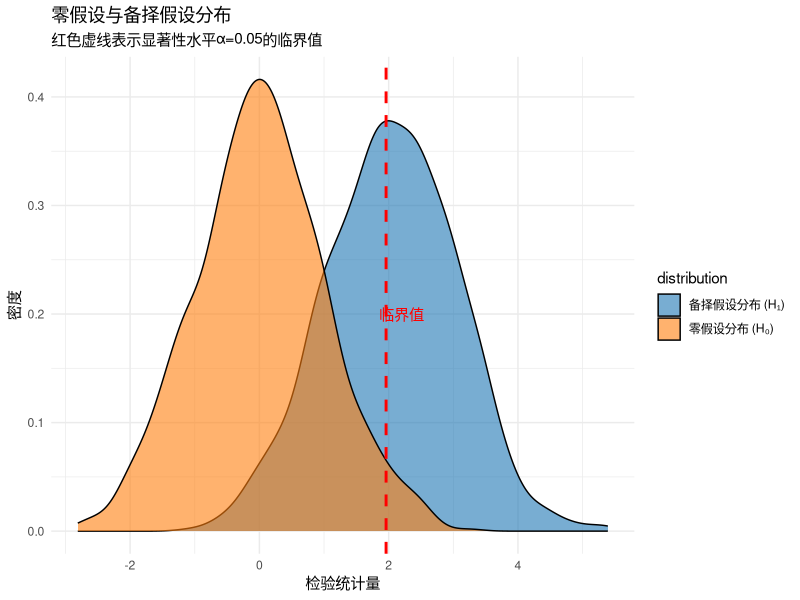
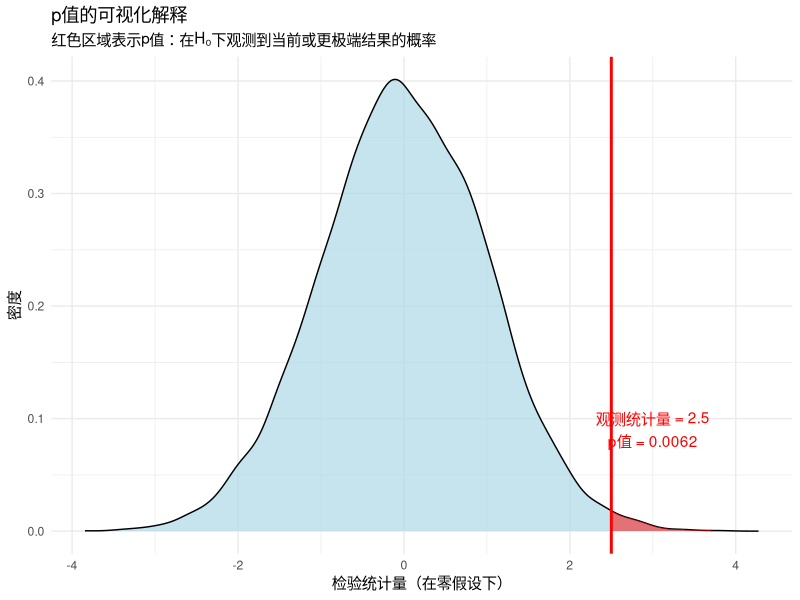
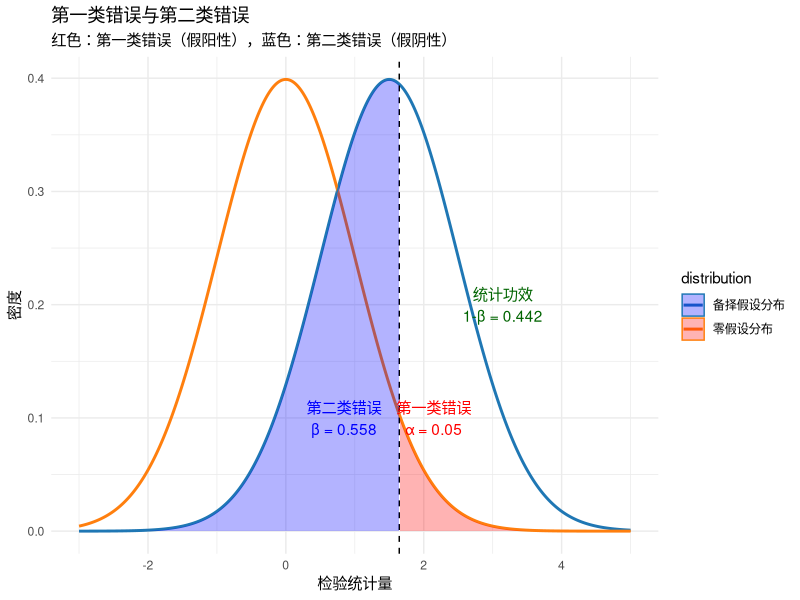
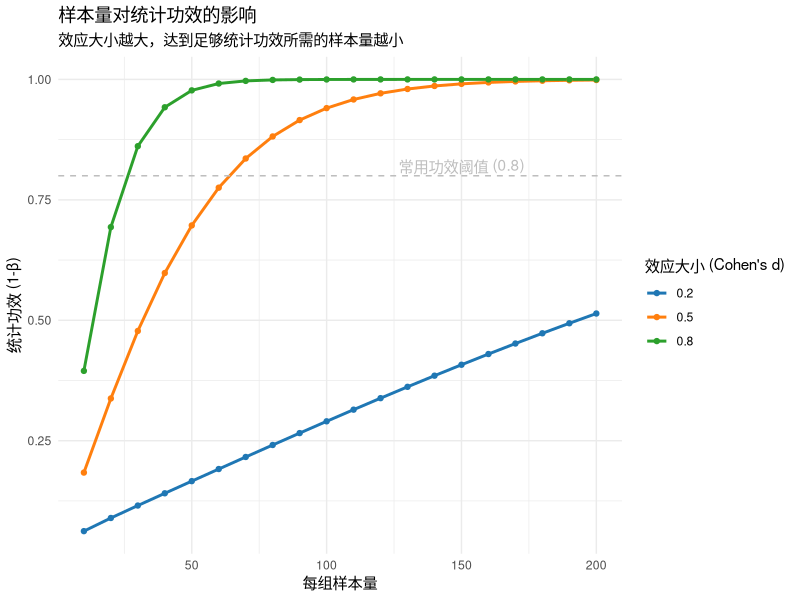
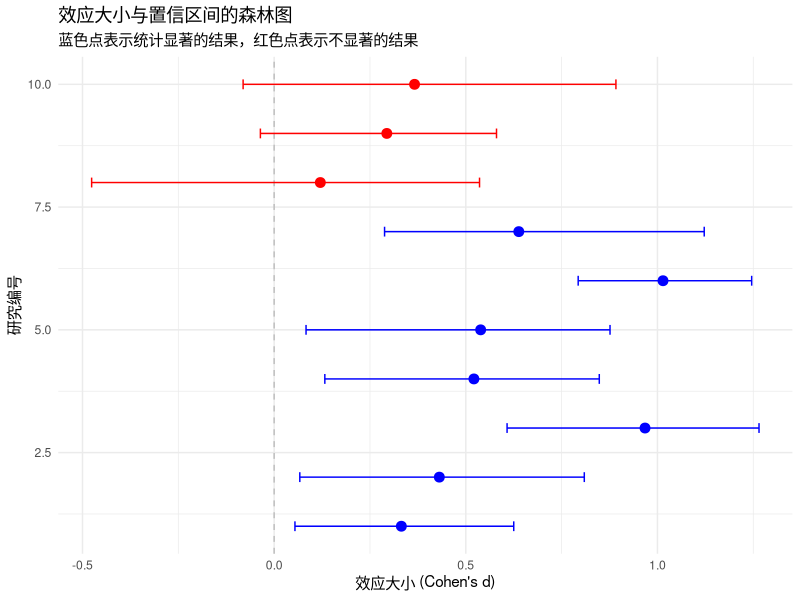
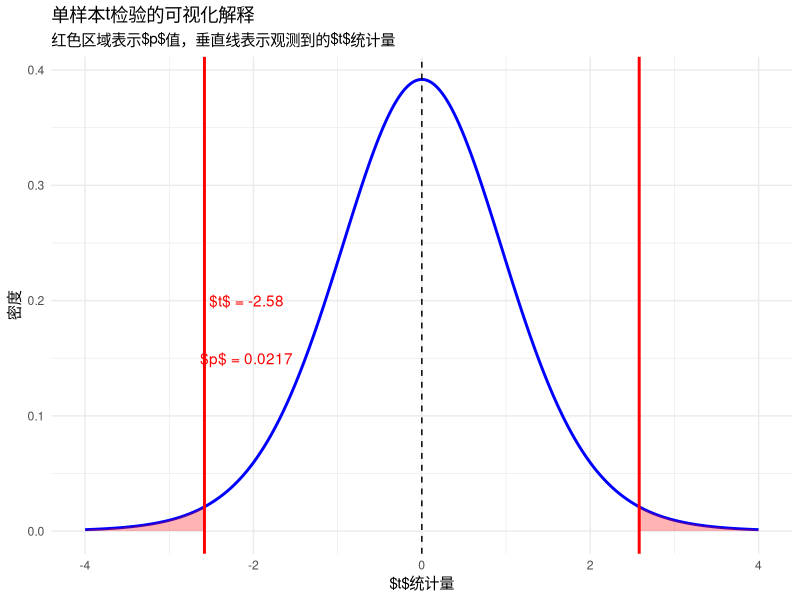
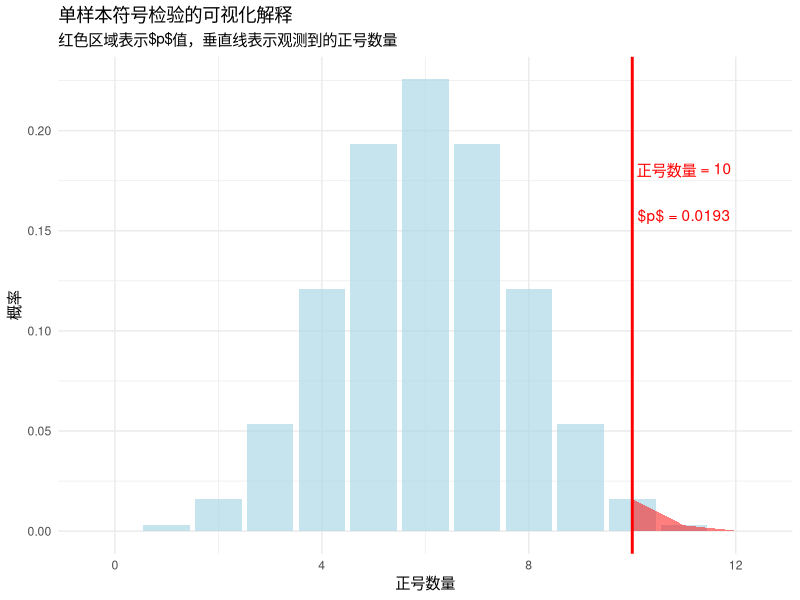
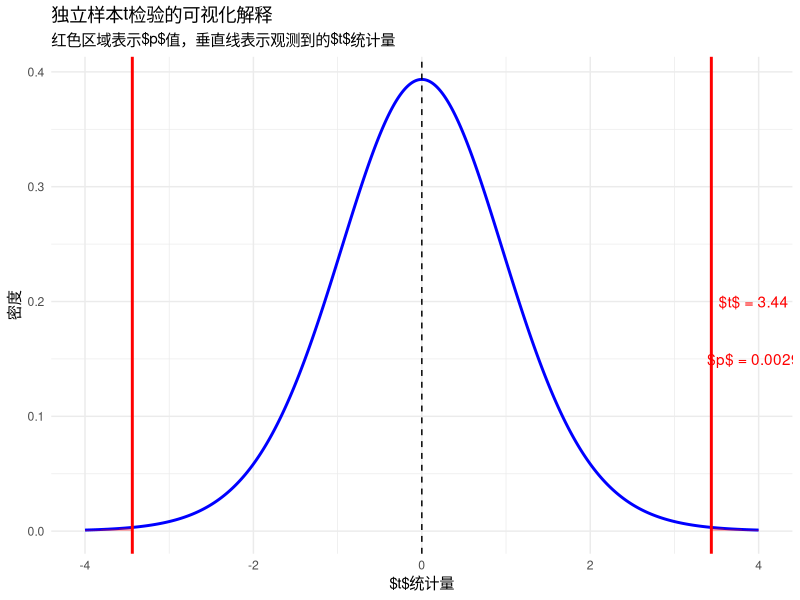

These figures' R source, in order:
## ---- chunk 1
# 加载必要的包
library(DiagrammeR)

# 创建假设检验流程图
grViz("digraph hypothesis_testing {
  graph [rankdir = TB]

  node [shape = rectangle, style = filled, fillcolor = lightblue]
  A [label = '明确研究问题\n与假设设定']
  B [label = '选择适当的\n统计检验方法']
  C [label = '设定显著性水平\n(α)']
  D [label = '收集数据并\n计算检验统计量']
  E [label = '确定p值\n或临界值']
  F [label = '做出统计决策']
  G [label = '解释结果并\n考虑生态学意义']

  node [shape = diamond, fillcolor = lightgreen]
  H [label = '使用模拟方法?']
  I [label = '构建零模型\n重复模拟\n构建经验分布\n计算经验p值']
  J [label = '基于理论分布\n计算p值']

  A -> B -> C -> D -> E -> F -> G
  E -> H
  H -> I [label = '是']
  H -> J [label = '否']
  I -> F
  J -> F
}")
## ---- chunk 2
# 加载必要的包
library(ggplot2)

# 设置随机种子以确保结果可重现
set.seed(123)

# 模拟零假设分布（均值=0）和备择假设分布（均值=2）
n <- 1000
null_dist <- rnorm(n, mean = 0, sd = 1)
alt_dist <- rnorm(n, mean = 2, sd = 1)

# 创建数据框
df <- data.frame(
  value = c(null_dist, alt_dist),
  distribution = rep(c("零假设分布 (H₀)", "备择假设分布 (H₁)"), each = n)
)

# 绘制分布图
ggplot(df, aes(x = value, fill = distribution)) +
  geom_density(alpha = 0.6) +
  geom_vline(xintercept = 1.96, linetype = "dashed", color = "red", size = 1) +
  annotate("text", x = 2.2, y = 0.2, label = "临界值", color = "red") +
  labs(
    title = "零假设与备择假设分布",
    x = "检验统计量", y = "密度",
    subtitle = "红色虚线表示显著性水平α=0.05的临界值"
  ) +
  theme_minimal() +
  scale_fill_manual(values = c("#1f77b4", "#ff7f0e"))
## ---- chunk 3
# 模拟在零假设下的检验统计量分布
null_test_stats <- rnorm(10000, mean = 0, sd = 1)

# 假设我们观测到的检验统计量是2.5
observed_stat <- 2.5

# 计算p值（单侧检验）
p_value <- 1 - pnorm(observed_stat)

# 创建p值可视化数据
p_value_df <- data.frame(test_stat = null_test_stats)

# 计算密度数据
density_data <- density(null_test_stats)
density_df <- data.frame(x = density_data$x, y = density_data$y)

# 绘制p值可视化图
ggplot(p_value_df, aes(x = test_stat)) +
  geom_density(fill = "lightblue", alpha = 0.7) +
  geom_vline(xintercept = observed_stat, color = "red", size = 1) +
  geom_area(
    data = subset(density_df, x >= observed_stat),
    aes(x = x, y = y), fill = "red", alpha = 0.5
  ) +
  annotate("text",
    x = observed_stat + 0.5, y = 0.1,
    label = paste("观测统计量 =", round(observed_stat, 2)), color = "red"
  ) +
  annotate("text",
    x = observed_stat + 0.5, y = 0.08,
    label = paste("p值 =", round(p_value, 4)), color = "red"
  ) +
  labs(
    title = "p值的可视化解释",
    x = "检验统计量（在零假设下）", y = "密度",
    subtitle = "红色区域表示p值：在H₀下观测到当前或更极端结果的概率"
  ) +
  theme_minimal()
## ---- chunk 4
# 设置参数
alpha <- 0.05 # 显著性水平
effect_size <- 1.5 # 效应大小

# 计算临界值（单侧检验）
critical_value <- qnorm(1 - alpha)

# 计算第二类错误概率
beta <- pnorm(critical_value, mean = effect_size)

# 创建错误类型可视化数据
x_vals <- seq(-3, 5, length.out = 1000)
null_density <- dnorm(x_vals, mean = 0)
alt_density <- dnorm(x_vals, mean = effect_size)

error_df <- data.frame(
  x = rep(x_vals, 2),
  density = c(null_density, alt_density),
  distribution = rep(c("零假设分布", "备择假设分布"), each = 1000)
)

# 绘制错误类型可视化图
ggplot(error_df, aes(x = x, y = density, color = distribution)) +
  geom_line(size = 1) +
  geom_vline(xintercept = critical_value, linetype = "dashed", color = "black") +
  # 第一类错误区域（假阳性）
  geom_area(
    data = subset(error_df, x >= critical_value &
      distribution == "零假设分布"),
    aes(x = x, y = density), fill = "red", alpha = 0.3
  ) +
  # 第二类错误区域（假阴性）
  geom_area(
    data = subset(error_df, x < critical_value &
      distribution == "备择假设分布"),
    aes(x = x, y = density), fill = "blue", alpha = 0.3
  ) +
  annotate("text",
    x = critical_value + 0.5, y = 0.1,
    label = paste("第一类错误\nα =", alpha), color = "red"
  ) +
  annotate("text",
    x = critical_value - 0.8, y = 0.1,
    label = paste("第二类错误\nβ =", round(beta, 3)), color = "blue"
  ) +
  annotate("text",
    x = critical_value + 1.5, y = 0.2,
    label = paste("统计功效\n1-β =", round(1 - beta, 3)),
    color = "darkgreen"
  ) +
  labs(
    title = "第一类错误与第二类错误",
    x = "检验统计量", y = "密度",
    subtitle = "红色：第一类错误（假阳性），蓝色：第二类错误（假阴性）"
  ) +
  theme_minimal() +
  scale_color_manual(values = c("#1f77b4", "#ff7f0e"))
## ---- chunk 5
# 模拟不同样本量下的统计功效
sample_sizes <- seq(10, 200, by = 10)
effect_sizes <- c(0.2, 0.5, 0.8) # 小、中、大效应

power_df <- expand.grid(sample_size = sample_sizes, effect_size = effect_sizes)
power_df$power <- NA

for (i in seq_len(nrow(power_df))) {
  n <- power_df$sample_size[i]
  d <- power_df$effect_size[i]
  # 使用t检验的近似功效计算
  power_df$power[i] <- power.t.test(
    n = n, delta = d, sd = 1,
    sig.level = 0.05, type = "two.sample"
  )$power
}

# 绘制样本量对功效的影响图
ggplot(power_df, aes(
  x = sample_size, y = power,
  color = factor(effect_size)
)) +
  geom_line(size = 1) +
  geom_point() +
  geom_hline(yintercept = 0.8, linetype = "dashed", color = "gray") +
  annotate("text", x = 150, y = 0.82, label = "常用功效阈值 (0.8)", color = "gray") +
  labs(
    title = "样本量对统计功效的影响",
    x = "每组样本量", y = "统计功效 (1-β)",
    color = "效应大小 (Cohen's d)",
    subtitle = "效应大小越大，达到足够统计功效所需的样本量越小"
  ) +
  theme_minimal() +
  scale_color_manual(values = c("#1f77b4", "#ff7f0e", "#2ca02c"))
## ---- chunk 6
# 模拟多个研究的效应大小和置信区间
set.seed(123)
studies <- 10
effect_sizes <- rnorm(studies, mean = 0.5, sd = 0.3)
ci_lower <- effect_sizes - 0.4 + rnorm(studies, 0, 0.1)
ci_upper <- effect_sizes + 0.4 + rnorm(studies, 0, 0.1)

# 创建数据框
study_df <- data.frame(
  study = 1:studies,
  effect_size = effect_sizes,
  ci_lower = ci_lower,
  ci_upper = ci_upper,
  significant = (ci_lower > 0 | ci_upper < 0)
)

# 绘制效应大小森林图
library(ggplot2)
ggplot(study_df, aes(x = effect_size, y = study)) +
  geom_vline(xintercept = 0, linetype = "dashed", color = "gray") +
  geom_point(aes(color = significant), size = 3) +
  geom_errorbarh(aes(xmin = ci_lower, xmax = ci_upper, color = significant),
    height = 0.2
  ) +
  scale_color_manual(values = c("FALSE" = "red", "TRUE" = "blue")) +
  labs(
    title = "效应大小与置信区间的森林图",
    x = "效应大小 (Cohen's d)", y = "研究编号",
    subtitle = "蓝色点表示统计显著的结果，红色点表示不显著的结果"
  ) +
  theme_minimal() +
  theme(legend.position = "none")
## ---- chunk 7
# 设置参数
set.seed(123)
mu0 <- 7.0 # 理论值 $\mu_0$（中性pH）
sample_mean <- 6.8 # 样本均值 $\bar{x}$
sample_sd <- 0.3 # 样本标准差 $s$
n <- 15 # 样本量 $n$

# 计算t统计量
t_stat <- (sample_mean - mu0) / (sample_sd / sqrt(n))

# 生成t分布数据
df <- n - 1 # 自由度 $n-1$
x_vals <- seq(-4, 4, length.out = 1000)
t_density <- dt(x_vals, df = df)

# 创建数据框
t_df <- data.frame(x = x_vals, density = t_density)

# 计算p值（双侧检验）
p_value <- 2 * (1 - pt(abs(t_stat), df = df))

# 绘制t分布图
ggplot(t_df, aes(x = x, y = density)) +
  geom_line(color = "blue", size = 1) +
  geom_vline(
    xintercept = t_stat, color = "red", size = 1,
    linetype = "solid"
  ) +
  geom_vline(
    xintercept = -t_stat, color = "red", size = 1,
    linetype = "solid"
  ) +
  geom_area(
    data = subset(t_df, x >= abs(t_stat)),
    aes(x = x, y = density), fill = "red", alpha = 0.3
  ) +
  geom_area(
    data = subset(t_df, x <= -abs(t_stat)),
    aes(x = x, y = density), fill = "red", alpha = 0.3
  ) +
  geom_vline(xintercept = 0, color = "black", linetype = "dashed") +
  annotate("text",
    x = t_stat + 0.5, y = 0.2,
    label = paste("$t$ =", round(t_stat, 2)), color = "red"
  ) +
  annotate("text",
    x = t_stat + 0.5, y = 0.15,
    label = paste("$p$ =", round(p_value, 4)), color = "red"
  ) +
  labs(
    title = "单样本t检验的可视化解释",
    x = "$t$统计量", y = "密度",
    subtitle = "红色区域表示$p$值，垂直线表示观测到的$t$统计量"
  ) +
  theme_minimal()
## ---- chunk 8
# 设置参数
set.seed(123)
m0 <- 50 # 理论中位值 $M_0$（环境标准）

# 模拟土壤铅浓度数据（偏态分布）
soil_lead <- c(45, 48, 52, 55, 58, 62, 65, 68, 72, 75, 85, 120)

# 计算与理论值的差异
signs <- sign(soil_lead - m0)
positive_count <- sum(signs == 1) # 正号数量
negative_count <- sum(signs == -1) # 负号数量
n <- length(soil_lead) - sum(signs == 0) # 有效样本量 $n$（排除等于理论值的观测）

# 计算p值（单侧检验）
p_value <- 1 - pbinom(positive_count - 1, size = n, prob = 0.5)

# 生成二项分布数据
x_vals <- 0:n
binom_density <- dbinom(x_vals, size = n, prob = 0.5)

# 创建数据框
binom_df <- data.frame(x = x_vals, density = binom_density)

# 绘制二项分布图
ggplot(binom_df, aes(x = x, y = density)) +
  geom_col(fill = "lightblue", alpha = 0.7) +
  geom_vline(xintercept = positive_count, color = "red", size = 1) +
  geom_area(
    data = subset(binom_df, x >= positive_count),
    aes(x = x, y = density), fill = "red", alpha = 0.5
  ) +
  annotate("text",
    x = positive_count + 1, y = max(binom_density) * 0.8,
    label = paste("正号数量 =", positive_count), color = "red"
  ) +
  annotate("text",
    x = positive_count + 1, y = max(binom_density) * 0.7,
    label = paste("$p$ =", round(p_value, 4)), color = "red"
  ) +
  labs(
    title = "单样本符号检验的可视化解释",
    x = "正号数量", y = "概率",
    subtitle = "红色区域表示$p$值，垂直线表示观测到的正号数量"
  ) +
  theme_minimal()
## ---- chunk 9
# 设置参数
set.seed(123)

# 模拟施肥组和对照组的数据
fertilizer_group <- rnorm(10, mean = 25, sd = 3) # 施肥组，均值25
control_group <- rnorm(10, mean = 20, sd = 3) # 对照组，均值20

# 计算样本统计量
mean_fert <- mean(fertilizer_group)
mean_control <- mean(control_group)
sd_fert <- sd(fertilizer_group)
sd_control <- sd(control_group)

# 计算合并标准差
n_fert <- length(fertilizer_group)
n_control <- length(control_group)
sp <- sqrt(((n_fert - 1) * sd_fert^2 + (n_control - 1) * sd_control^2) / (n_fert + n_control - 2))

# 计算t统计量
t_stat <- (mean_fert - mean_control) / (sp * sqrt(1 / n_fert + 1 / n_control))

# 生成t分布数据
df <- n_fert + n_control - 2 # 自由度 $n_1 + n_2 - 2$
x_vals <- seq(-4, 4, length.out = 1000)
t_density <- dt(x_vals, df = df)

# 创建数据框
t_df <- data.frame(x = x_vals, density = t_density)

# 计算p值（双侧检验）
p_value <- 2 * (1 - pt(abs(t_stat), df = df))

# 绘制t分布图
library(ggplot2)
ggplot(t_df, aes(x = x, y = density)) +
  geom_line(color = "blue", size = 1) +
  geom_vline(
    xintercept = t_stat, color = "red", size = 1,
    linetype = "solid"
  ) +
  geom_vline(
    xintercept = -t_stat, color = "red", size = 1,
    linetype = "solid"
  ) +
  geom_area(
    data = subset(t_df, x >= abs(t_stat)),
    aes(x = x, y = density), fill = "red", alpha = 0.3
  ) +
  geom_area(
    data = subset(t_df, x <= -abs(t_stat)),
    aes(x = x, y = density), fill = "red", alpha = 0.3
  ) +
  geom_vline(xintercept = 0, color = "black", linetype = "dashed") +
  annotate("text",
    x = t_stat + 0.5, y = 0.2,
    label = paste("$t$ =", round(t_stat, 2)), color = "red"
  ) +
  annotate("text",
    x = t_stat + 0.5, y = 0.15,
    label = paste("$p$ =", round(p_value, 4)), color = "red"
  ) +
  labs(
    title = "独立样本t检验的可视化解释",
    x = "$t$统计量", y = "密度",
    subtitle = "红色区域表示$p$值，垂直线表示观测到的$t$统计量"
  ) +
  theme_minimal()
## ---- chunk 10
# 设置参数
set.seed(123)

# 模拟保护措施实施前后的鸟类数量数据
before_protection <- c(15, 18, 12, 20, 16, 14, 17, 19, 13, 21) # 实施前
after_protection <- c(18, 22, 15, 24, 19, 17, 20, 23, 16, 25) # 实施后

# 计算配对差异
differences <- after_protection - before_protection

# 计算配对差异的统计量
mean_diff <- mean(differences)
sd_diff <- sd(differences)
n <- length(differences)

# 计算t统计量
t_stat <- mean_diff / (sd_diff / sqrt(n))

# 生成t分布数据
df <- n - 1 # 自由度 $n-1$
x_vals <- seq(-4, 4, length.out = 1000)
t_density <- dt(x_vals, df = df)

# 创建数据框
t_df <- data.frame(x = x_vals, density = t_density)

# 计算p值（单侧检验）
p_value <- 1 - pt(t_stat, df = df)

# 绘制t分布图
ggplot(t_df, aes(x = x, y = density)) +
  geom_line(color = "blue", size = 1) +
  geom_vline(
    xintercept = t_stat, color = "red", size = 1,
    linetype = "solid"
  ) +
  geom_area(
    data = subset(t_df, x >= t_stat),
    aes(x = x, y = density), fill = "red", alpha = 0.3
  ) +
  geom_vline(xintercept = 0, color = "black", linetype = "dashed") +
  annotate("text",
    x = t_stat + 0.5, y = 0.2,
    label = paste("$t$ =", round(t_stat, 2)), color = "red"
  ) +
  annotate("text",
    x = t_stat + 0.5, y = 0.15,
    label = paste("$p$ =", round(p_value, 4)), color = "red"
  ) +
  labs(
    title = "配对样本t检验的可视化解释",
    x = "$t$统计量", y = "密度",
    subtitle = "红色区域表示$p$值，垂直线表示观测到的$t$统计量"
  ) +
  theme_minimal()
## ---- chunk 11
# 设置参数
set.seed(123)

# 模拟污染区域和清洁区域的底栖动物生物量数据（偏态分布）
polluted_area <- c(2.1, 3.5, 4.2, 5.8, 7.3, 9.1, 12.5, 15.8) # 污染区域
clean_area <- c(8.2, 10.5, 12.8, 15.3, 18.7, 22.1, 25.4, 28.9) # 清洁区域

# 合并数据并计算秩次
all_data <- c(polluted_area, clean_area)
ranks <- rank(all_data)

# 计算污染区域的秩和
rank_polluted <- sum(ranks[1:length(polluted_area)])

# 计算U统计量
n1 <- length(polluted_area)
n2 <- length(clean_area)
U <- n1 * n2 + n1 * (n1 + 1) / 2 - rank_polluted

# 执行Mann-Whitney U检验
mw_test <- wilcox.test(polluted_area, clean_area, alternative = "less")

# 创建数据框用于可视化
data_df <- data.frame(
  group = rep(c("污染区域", "清洁区域"), each = 8),
  value = c(polluted_area, clean_area),
  rank = ranks
)

# 绘制箱线图和秩次图
library(ggplot2)
ggplot(data_df, aes(x = group, y = value, fill = group)) +
  geom_boxplot(alpha = 0.7) +
  geom_jitter(width = 0.2, size = 2, alpha = 0.6) +
  labs(
    title = "Mann-Whitney U检验的可视化解释",
    x = "区域类型", y = "底栖动物生物量",
    subtitle = paste("U统计量 =", round(U, 2), ", p值 =", round(mw_test$p.value, 4))
  ) +
  theme_minimal() +
  scale_fill_manual(values = c("#ff7f0e", "#1f77b4"))
## ---- chunk 12
# 设置参数
set.seed(123)

# 模拟数据：实际上所有组来自相同的分布（零假设为真）
k <- 5 # 组数
n_per_group <- 10 # 每组样本量

# 生成数据 - 所有组都来自N(0,1)分布
group_data <- list()
for (i in 1:k) {
  group_data[[i]] <- rnorm(n_per_group, mean = 0, sd = 1)
}

# 计算所有两两比较的t检验
comparisons <- combn(1:k, 2) # 所有可能的组对
m <- ncol(comparisons) # 比较次数

# 存储p值
p_values <- numeric(m)
for (i in 1:m) {
  group1 <- comparisons[1, i]
  group2 <- comparisons[2, i]
  t_test_result <- t.test(group_data[[group1]], group_data[[group2]])
  p_values[i] <- t_test_result$p.value
}

# 执行方差分析
all_data <- unlist(group_data)
group_labels <- rep(1:k, each = n_per_group)
anova_result <- aov(all_data ~ factor(group_labels))
anova_p <- summary(anova_result)[[1]]["factor(group_labels)", "Pr(>F)"]

# 创建可视化数据
library(ggplot2)

# 数据框1：多个t检验的结果
t_test_df <- data.frame(
  comparison = 1:m,
  p_value = p_values,
  significant = p_values < 0.05
)

# 数据框2：方差分析结果
anova_df <- data.frame(
  method = "ANOVA",
  p_value = anova_p,
  significant = anova_p < 0.05
)

# 绘制多个t检验的p值分布
p1 <- ggplot(t_test_df, aes(
  x = comparison, y = p_value,
  color = significant, shape = significant
)) +
  geom_point(size = 3) +
  geom_hline(yintercept = 0.05, linetype = "dashed", color = "red") +
  scale_color_manual(values = c("FALSE" = "blue", "TRUE" = "red")) +
  scale_shape_manual(values = c("FALSE" = 16, "TRUE" = 17)) +
  labs(
    title = "多个t检验：p值分布",
    x = "比较编号", y = "p值",
    subtitle = paste("假阳性数量：", sum(t_test_df$significant), "/", m)
  ) +
  theme_minimal() +
  theme(legend.position = "none")

# 计算累积第一类错误率
cumulative_error <- data.frame(
  k = 2:8,
  comparisons = choose(2:8, 2),
  error_rate = 1 - (1 - 0.05)^choose(2:8, 2)
)

# 绘制累积第一类错误率
p2 <- ggplot(cumulative_error, aes(x = k, y = error_rate)) +
  geom_line(color = "blue", size = 1) +
  geom_point(color = "blue", size = 2) +
  geom_hline(yintercept = 0.05, linetype = "dashed", color = "red") +
  geom_text(aes(label = paste0(round(error_rate * 100, 1), "%")),
    vjust = -0.5, size = 3
  ) +
  labs(
    title = "累积第一类错误率",
    x = "组数 (k)", y = "累积第一类错误率",
    subtitle = "红色虚线表示期望的5%错误率"
  ) +
  theme_minimal()

# 使用patchwork包组合图形
library(patchwork)
p1 + p2 + plot_annotation(
  title = "多个t检验 vs 方差分析：第一类错误率控制",
  subtitle = paste(
    "ANOVA p值：", round(anova_p, 4),
    "（正确不拒绝零假设）"
  )
)
## ---- chunk 13
# 设置参数
set.seed(123)

# 模拟三种森林类型的鸟类物种丰富度数据
broadleaf <- rnorm(10, mean = 15, sd = 2) # 阔叶林
coniferous <- rnorm(10, mean = 12, sd = 2) # 针叶林
mixed <- rnorm(10, mean = 14, sd = 2) # 混交林

# 创建数据框
forest_data <- data.frame(
  richness = c(broadleaf, coniferous, mixed),
  forest_type = rep(c("阔叶林", "针叶林", "混交林"), each = 10)
)

# 执行方差分析
anova_result <- aov(richness ~ forest_type, data = forest_data)

# 提取F统计量和p值
f_stat <- summary(anova_result)[[1]]["forest_type", "F value"]
p_value <- summary(anova_result)[[1]]["forest_type", "Pr(>F)"]

# 生成F分布数据
df1 <- 2 # 组间自由度 $k-1$
df2 <- 27 # 组内自由度 $N-k$
x_vals <- seq(0, 8, length.out = 1000)
f_density <- df(x_vals, df1 = df1, df2 = df2)

# 创建数据框
f_df <- data.frame(x = x_vals, density = f_density)

# 绘制F分布图
library(ggplot2)
ggplot(f_df, aes(x = x, y = density)) +
  geom_line(color = "blue", size = 1) +
  geom_vline(
    xintercept = f_stat, color = "red", size = 1,
    linetype = "solid"
  ) +
  geom_area(
    data = subset(f_df, x >= f_stat),
    aes(x = x, y = density), fill = "red", alpha = 0.3
  ) +
  annotate("text",
    x = f_stat + 1, y = 0.2,
    label = paste("$F$ =", round(f_stat, 2)), color = "red"
  ) +
  annotate("text",
    x = f_stat + 1, y = 0.15,
    label = paste("$p$ =", round(p_value, 4)), color = "red"
  ) +
  labs(
    title = "方差分析的可视化解释",
    x = "$F$统计量", y = "密度",
    subtitle = "红色区域表示$p$值，垂直线表示观测到的$F$统计量"
  ) +
  theme_minimal()
## ---- chunk 14
# 设置参数
set.seed(123)

# 模拟三种污染程度区域的底栖动物生物量数据（偏态分布）
light_pollution <- c(8.2, 10.5, 12.8, 15.3, 18.7, 22.1, 25.4, 28.9) # 轻度污染
moderate_pollution <- c(5.8, 7.3, 9.1, 12.5, 15.8, 18.2, 21.7, 24.3) # 中度污染
heavy_pollution <- c(2.1, 3.5, 4.2, 5.8, 7.3, 9.1, 12.5, 15.8) # 重度污染

# 创建数据框
pollution_data <- data.frame(
  biomass = c(light_pollution, moderate_pollution, heavy_pollution),
  pollution_level = rep(c("轻度污染", "中度污染", "重度污染"), each = 8)
)

# 执行Kruskal-Wallis检验
kw_test <- kruskal.test(biomass ~ pollution_level, data = pollution_data)

# 创建数据框用于可视化
library(ggplot2)
ggplot(pollution_data, aes(x = pollution_level, y = biomass, fill = pollution_level)) +
  geom_boxplot(alpha = 0.7) +
  geom_jitter(width = 0.2, size = 2, alpha = 0.6) +
  labs(
    title = "Kruskal-Wallis检验的可视化解释",
    x = "污染程度", y = "底栖动物生物量",
    subtitle = paste("H统计量 =", round(kw_test$statistic, 2), ", p值 =", round(kw_test$p.value, 4))
  ) +
  theme_minimal() +
  scale_fill_manual(values = c("#1f77b4", "#ff7f0e", "#2ca02c"))
## ---- chunk 15
# 加载必要的包
library(DiagrammeR)

# 创建多重比较分析流程图
grViz("digraph multiple_comparison {
  graph [rankdir = TB]

  node [shape = rectangle, style = filled, fillcolor = lightblue]
  A [label = '执行方差分析\n(ANOVA)']
  B [label = '检验总体差异\n是否显著?']
  C [label = '进行多重比较校正']
  D [label = '解释具体组间差异']
  E [label = '停止分析\n(无总体差异)']

  node [shape = diamond, fillcolor = lightgreen]
  F [label = '选择校正方法\n- Tukey HSD\\n- Bonferroni\\n- FDR控制']

  A -> B
  B -> C [label = '是']
  B -> E [label = '否']
  C -> F
  F -> D
}")
## ---- chunk 16
# 设置参数
set.seed(123)

# 模拟三种森林类型的鸟类物种丰富度数据
broadleaf <- rnorm(12, mean = 18, sd = 3) # 阔叶林
coniferous <- rnorm(12, mean = 12, sd = 3) # 针叶林
mixed <- rnorm(12, mean = 15, sd = 3) # 混交林

# 创建数据框
forest_data <- data.frame(
  richness = c(broadleaf, coniferous, mixed),
  forest_type = rep(c("阔叶林", "针叶林", "混交林"), each = 12)
)

# 第一步：执行方差分析
anova_result <- aov(richness ~ forest_type, data = forest_data)
cat("=== 方差分析结果 ===\n")
print(summary(anova_result))

# 提取F统计量和p值
f_stat <- summary(anova_result)[[1]]["forest_type", "F value"]
p_value <- summary(anova_result)[[1]]["forest_type", "Pr(>F)"]

cat("\nF统计量 =", round(f_stat, 2), "，p值 =", round(p_value, 4), "\n")

if (p_value < 0.05) {
  cat("方差分析显著，进行多重比较校正...\n\n")

  # 第二步：多重比较校正

  # 方法1：Tukey HSD检验
  cat("=== Tukey HSD检验结果 ===\n")
  tukey_result <- TukeyHSD(anova_result)
  print(tukey_result)

  # 方法2：Bonferroni校正
  cat("\n=== Bonferroni校正结果 ===\n")
  pairwise_result <- pairwise.t.test(forest_data$richness,
    forest_data$forest_type,
    p.adjust.method = "bonferroni"
  )
  print(pairwise_result)

  # 方法3：FDR控制
  cat("\n=== FDR控制结果 (Benjamini-Hochberg) ===\n")
  fdr_result <- pairwise.t.test(forest_data$richness,
    forest_data$forest_type,
    p.adjust.method = "BH"
  )
  print(fdr_result)
} else {
  cat("方差分析不显著，无需进行多重比较校正。\n")
}

# 可视化结果
library(ggplot2)
library(dplyr)

# 计算均值和标准误
summary_stats <- forest_data %>%
  group_by(forest_type) %>%
  summarise(
    mean_richness = mean(richness),
    se_richness = sd(richness) / sqrt(n())
  )

# 绘制均值图
p1 <- ggplot(summary_stats, aes(
  x = forest_type, y = mean_richness,
  fill = forest_type
)) +
  geom_col(alpha = 0.7) +
  geom_errorbar(
    aes(
      ymin = mean_richness - se_richness,
      ymax = mean_richness + se_richness
    ),
    width = 0.2
  ) +
  labs(
    title = "不同森林类型的鸟类物种丰富度",
    x = "森林类型", y = "物种丰富度（均值±标准误）"
  ) +
  theme_minimal() +
  scale_fill_manual(values = c("#1f77b4", "#ff7f0e", "#2ca02c"))

# 绘制箱线图
p2 <- ggplot(forest_data, aes(
  x = forest_type, y = richness,
  fill = forest_type
)) +
  geom_boxplot(alpha = 0.7) +
  geom_jitter(width = 0.2, alpha = 0.6) +
  labs(
    title = "鸟类物种丰富度分布",
    x = "森林类型", y = "物种丰富度"
  ) +
  theme_minimal() +
  scale_fill_manual(values = c("#1f77b4", "#ff7f0e", "#2ca02c"))

# 使用patchwork包组合图形
library(patchwork)
p1 + p2 + plot_layout(guides = "collect") &
  theme(legend.position = "bottom")
## ---- chunk 17
# 模拟多个比较的p值
set.seed(123)
num_tests <- 20

# 生成p值（大部分来自零假设，少数来自备择假设）
null_pvalues <- runif(15, 0, 1) # 零假设下的p值
alt_pvalues <- runif(5, 0, 0.05) # 备择假设下的p值
all_pvalues <- c(null_pvalues, alt_pvalues)

# 应用不同的多重比较校正
bonferroni_p <- p.adjust(all_pvalues, method = "bonferroni")
BH_p <- p.adjust(all_pvalues, method = "BH")

# 创建可视化数据
viz_data <- data.frame(
  test_id = rep(1:num_tests, 3),
  p_value = c(all_pvalues, bonferroni_p, BH_p),
  method = rep(c("未校正", "Bonferroni", "FDR控制"), each = num_tests),
  true_effect = rep(c(rep("无效应", 15), rep("有效应", 5)), 3)
)

# 绘制p值比较图
library(ggplot2)
ggplot(viz_data, aes(
  x = test_id, y = -log10(p_value),
  color = true_effect, shape = method
)) +
  geom_point(size = 3, alpha = 0.8) +
  geom_hline(yintercept = -log10(0.05), linetype = "dashed", color = "red") +
  facet_wrap(~method, ncol = 1) +
  labs(
    title = "多重比较校正对p值的影响",
    x = "检验编号", y = "-log10(p值)",
    subtitle = "红色虚线表示显著性阈值 (p = 0.05)"
  ) +
  theme_minimal() +
  scale_color_manual(values = c("无效应" = "blue", "有效应" = "red")) +
  scale_shape_manual(values = c(16, 17, 15))
## ---- chunk 18
# 安装pwr包（如果尚未安装）
# install.packages("pwr")

# 加载pwr包
library(pwr)
## ---- chunk 19
# 实例：施肥对草地生产力影响的功效分析
# 研究问题：比较施肥组和对照组的草地生物量
# 预期效应大小：中等效应（Cohen's d = 0.5）
# 显著性水平：α = 0.05
# 期望功效：0.80

# 计算所需样本量
t_power <- pwr.t.test(
  d = 0.5, # 效应大小（Cohen's d）
  sig.level = 0.05, # 显著性水平
  power = 0.8, # 期望统计功效
  type = "two.sample", # 检验类型：独立样本t检验
  alternative = "two.sided" # 备择假设：双侧检验
)

cat("=== 独立样本t检验功效分析 ===\n")
print(t_power)
## ---- chunk 20
# 实例：不同森林类型对鸟类多样性影响的功效分析
# 研究问题：比较阔叶林、针叶林、混交林的鸟类物种丰富度
# 组数：3
# 预期效应大小：中等效应（f = 0.25）
# 显著性水平：α = 0.05
# 期望功效：0.80

# 计算所需样本量
anova_power <- pwr.anova.test(
  k = 3, # 组数
  f = 0.25, # 效应大小（Cohen's f）
  sig.level = 0.05, # 显著性水平
  power = 0.8 # 期望统计功效
)

cat("\n=== 方差分析功效分析 ===\n")
print(anova_power)
## ---- chunk 21
# 实例：温度与物种丰富度关系的功效分析
# 研究问题：检验年平均温度与鸟类物种丰富度的相关性
# 预期相关系数：r = 0.3（中等相关）
# 显著性水平：α = 0.05
# 期望功效：0.80

# 计算所需样本量
cor_power <- pwr.r.test(
  r = 0.3, # 预期相关系数
  sig.level = 0.05, # 显著性水平
  power = 0.8, # 期望统计功效
  alternative = "two.sided" # 备择假设：双侧检验
)

cat("\n=== 相关分析功效分析 ===\n")
print(cor_power)
## ---- chunk 22
# 实例：物种在不同生境中分布差异的功效分析
# 研究问题：检验物种在三种生境类型中的分布是否存在差异
# 效应大小：w = 0.3（中等效应）
# 自由度：df = 2（(行数-1)×(列数-1)）
# 显著性水平：α = 0.05
# 期望功效：0.80

# 计算所需样本量
chisq_power <- pwr.chisq.test(
  w = 0.3, # 效应大小（Cohen's w）
  N = NULL, # 总样本量（待计算）
  df = 2, # 自由度
  sig.level = 0.05, # 显著性水平
  power = 0.8 # 期望统计功效
)

cat("\n=== 卡方检验功效分析 ===\n")
print(chisq_power)
## ---- chunk 23
# 加载绘图包
library(ggplot2)

# 生成不同样本量下的功效数据
sample_sizes <- seq(10, 100, by = 5)
power_values <- sapply(sample_sizes, function(n) {
  pwr.t.test(
    n = n, # 样本量
    d = 0.5, # 效应大小
    sig.level = 0.05, # 显著性水平
    type = "two.sample", # 检验类型
    alternative = "two.sided"
  )$power
})

# 创建数据框
power_curve <- data.frame(
  sample_size = sample_sizes,
  power = power_values
)

# 绘制功效曲线
ggplot(power_curve, aes(x = sample_size, y = power)) +
  geom_line(color = "blue", size = 1) +
  geom_point(color = "blue", size = 1.5) +
  geom_hline(yintercept = 0.8, linetype = "dashed", color = "red", size = 1) +
  geom_vline(xintercept = t_power$n, linetype = "dashed", color = "green", size = 1) +
  annotate("text",
    x = 80, y = 0.82,
    label = "期望功效阈值 (0.8)", color = "red", size = 4
  ) +
  annotate("text",
    x = t_power$n + 8, y = 0.3,
    label = paste("所需样本量 =", round(t_power$n)),
    color = "green", size = 4
  ) +
  labs(
    title = "样本量对统计功效的影响",
    x = "每组样本量",
    y = "统计功效",
    subtitle = "展示在中等效应大小(d=0.5)和α=0.05条件下，样本量与统计功效的关系"
  ) +
  theme_minimal(base_size = 12) +
  theme(
    plot.title = element_text(hjust = 0.5, face = "bold"),
    plot.subtitle = element_text(hjust = 0.5)
  )
## ---- chunk 24
# 测试不同效应大小下的样本量需求
effect_sizes <- c(0.2, 0.3, 0.5, 0.8) # 小、中小、中、大效应
sample_needs <- sapply(effect_sizes, function(d) {
  pwr.t.test(
    d = d, sig.level = 0.05, power = 0.8,
    type = "two.sample"
  )$n
})

# 创建数据框
sensitivity_df <- data.frame(
  effect_size = effect_sizes,
  sample_need = sample_needs,
  effect_label = c(
    "小效应(d=0.2)", "中小效应(d=0.3)",
    "中效应(d=0.5)", "大效应(d=0.8)"
  )
)

# 绘制敏感性分析图
ggplot(sensitivity_df, aes(x = effect_label, y = sample_need, fill = effect_label)) +
  geom_col(alpha = 0.7) +
  geom_text(aes(label = paste("n =", round(sample_need))),
    vjust = -0.5, size = 4
  ) +
  labs(
    title = "不同效应大小下的样本量需求",
    x = "效应大小",
    y = "所需样本量（每组）",
    subtitle = "在α=0.05和功效=0.80条件下"
  ) +
  theme_minimal(base_size = 12) +
  theme(
    plot.title = element_text(hjust = 0.5, face = "bold"),
    plot.subtitle = element_text(hjust = 0.5),
    axis.text.x = element_text(angle = 45, hjust = 1)
  ) +
  scale_fill_brewer(palette = "Set2")
